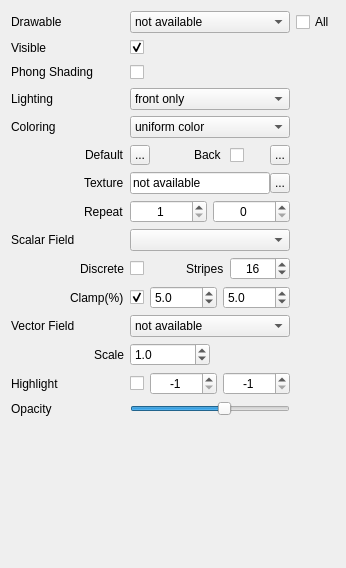
<?xml version="1.0" encoding="UTF-8"?>
<ui version="4.0">
 <class>WidgetTrianglesDrawable</class>
 <widget class="QWidget" name="WidgetTrianglesDrawable">
  <property name="geometry">
   <rect>
    <x>0</x>
    <y>0</y>
    <width>346</width>
    <height>568</height>
   </rect>
  </property>
  <property name="sizePolicy">
   <sizepolicy hsizetype="Preferred" vsizetype="Minimum">
    <horstretch>0</horstretch>
    <verstretch>0</verstretch>
   </sizepolicy>
  </property>
  <property name="minimumSize">
   <size>
    <width>50</width>
    <height>0</height>
   </size>
  </property>
  <property name="windowTitle">
   <string>Surface mesh renderer</string>
  </property>
  <property name="locale">
   <locale language="English" country="UnitedStates"/>
  </property>
  <layout class="QVBoxLayout" name="verticalLayout">
   <item>
    <layout class="QGridLayout" name="gridLayout">
     <item row="0" column="0">
      <widget class="QLabel" name="labelDrawableName">
       <property name="maximumSize">
        <size>
         <width>16777215</width>
         <height>20</height>
        </size>
       </property>
       <property name="text">
        <string>Drawable</string>
       </property>
      </widget>
     </item>
     <item row="0" column="1">
      <widget class="QComboBox" name="comboBoxDrawables">
       <property name="toolTip">
        <string>Select the drawable to be visualized</string>
       </property>
       <item>
        <property name="text">
         <string>not available</string>
        </property>
       </item>
      </widget>
     </item>
     <item row="0" column="2">
      <widget class="QCheckBox" name="checkBoxApplyToAll">
       <property name="toolTip">
        <string>Apply changes to all related drawables, e.g. all faces:* drawables</string>
       </property>
       <property name="text">
        <string>All</string>
       </property>
      </widget>
     </item>
     <item row="1" column="0">
      <widget class="QLabel" name="labelVisible">
       <property name="maximumSize">
        <size>
         <width>16777215</width>
         <height>20</height>
        </size>
       </property>
       <property name="text">
        <string>Visible</string>
       </property>
      </widget>
     </item>
     <item row="1" column="1">
      <layout class="QHBoxLayout" name="horizontalLayoutVisible">
       <property name="spacing">
        <number>-1</number>
       </property>
       <item>
        <widget class="QCheckBox" name="checkBoxVisible">
         <property name="toolTip">
          <string>Show/Hide this drawable</string>
         </property>
         <property name="text">
          <string/>
         </property>
         <property name="checked">
          <bool>true</bool>
         </property>
        </widget>
       </item>
       <item>
        <spacer name="spacerVisible">
         <property name="orientation">
          <enum>Qt::Horizontal</enum>
         </property>
         <property name="sizeHint" stdset="0">
          <size>
           <width>128</width>
           <height>17</height>
          </size>
         </property>
        </spacer>
       </item>
      </layout>
     </item>
     <item row="2" column="0">
      <widget class="QLabel" name="labelPhongShading">
       <property name="text">
        <string>Phong Shading</string>
       </property>
      </widget>
     </item>
     <item row="2" column="1">
      <layout class="QHBoxLayout" name="horizontalLayoutPhone">
       <property name="spacing">
        <number>-1</number>
       </property>
       <item>
        <widget class="QCheckBox" name="checkBoxPhongShading">
         <property name="minimumSize">
          <size>
           <width>0</width>
           <height>20</height>
          </size>
         </property>
         <property name="toolTip">
          <string>Enable/Disable Phong shading</string>
         </property>
         <property name="text">
          <string/>
         </property>
        </widget>
       </item>
       <item>
        <spacer name="spacerPhong">
         <property name="orientation">
          <enum>Qt::Horizontal</enum>
         </property>
         <property name="sizeHint" stdset="0">
          <size>
           <width>128</width>
           <height>17</height>
          </size>
         </property>
        </spacer>
       </item>
      </layout>
     </item>
     <item row="3" column="0">
      <widget class="QLabel" name="labelLighting">
       <property name="maximumSize">
        <size>
         <width>16777215</width>
         <height>20</height>
        </size>
       </property>
       <property name="text">
        <string>Lighting</string>
       </property>
      </widget>
     </item>
     <item row="3" column="1">
      <widget class="QComboBox" name="comboBoxLightingOptions">
       <property name="toolTip">
        <string>Select how lighting is implemented</string>
       </property>
       <item>
        <property name="text">
         <string>front only</string>
        </property>
       </item>
       <item>
        <property name="text">
         <string>front and back</string>
        </property>
       </item>
       <item>
        <property name="text">
         <string>disabled</string>
        </property>
       </item>
      </widget>
     </item>
     <item row="4" column="0">
      <widget class="QLabel" name="labelColorScheme">
       <property name="text">
        <string>Coloring</string>
       </property>
      </widget>
     </item>
     <item row="4" column="1">
      <widget class="QComboBox" name="comboBoxColorScheme">
       <property name="toolTip">
        <string>Select how color is assigned to each face</string>
       </property>
       <item>
        <property name="text">
         <string>uniform color</string>
        </property>
       </item>
       <item>
        <property name="text">
         <string>use color property</string>
        </property>
       </item>
      </widget>
     </item>
     <item row="5" column="0">
      <layout class="QHBoxLayout" name="horizontalLayoutLabelDefaultColor">
       <item>
        <spacer name="horizontalSpaceLabelDefaultColor">
         <property name="orientation">
          <enum>Qt::Horizontal</enum>
         </property>
         <property name="sizeHint" stdset="0">
          <size>
           <width>13</width>
           <height>19</height>
          </size>
         </property>
        </spacer>
       </item>
       <item alignment="Qt::AlignRight">
        <widget class="QLabel" name="labelDefaultColor">
         <property name="text">
          <string>Default</string>
         </property>
        </widget>
       </item>
      </layout>
     </item>
     <item row="5" column="1">
      <layout class="QHBoxLayout" name="horizontalLayoutDefaultColor">
       <item>
        <widget class="QToolButton" name="toolButtonDefaultColor">
         <property name="minimumSize">
          <size>
           <width>20</width>
           <height>20</height>
          </size>
         </property>
         <property name="maximumSize">
          <size>
           <width>20</width>
           <height>20</height>
          </size>
         </property>
         <property name="toolTip">
          <string>Click to set a uniform color for this drawable</string>
         </property>
         <property name="text">
          <string>...</string>
         </property>
         <property name="icon">
          <iconset>
           <normaloff>../Resources/icons/transparency.png</normaloff>../Resources/icons/transparency.png</iconset>
         </property>
         <property name="iconSize">
          <size>
           <width>20</width>
           <height>20</height>
          </size>
         </property>
        </widget>
       </item>
       <item>
        <spacer name="spacer">
         <property name="orientation">
          <enum>Qt::Horizontal</enum>
         </property>
         <property name="sizeHint" stdset="0">
          <size>
           <width>0</width>
           <height>0</height>
          </size>
         </property>
        </spacer>
       </item>
       <item>
        <widget class="QLabel" name="labelBackColor">
         <property name="sizePolicy">
          <sizepolicy hsizetype="Preferred" vsizetype="Preferred">
           <horstretch>0</horstretch>
           <verstretch>0</verstretch>
          </sizepolicy>
         </property>
         <property name="minimumSize">
          <size>
           <width>30</width>
           <height>22</height>
          </size>
         </property>
         <property name="text">
          <string>Back</string>
         </property>
        </widget>
       </item>
       <item>
        <widget class="QCheckBox" name="checkBoxBackColor">
         <property name="minimumSize">
          <size>
           <width>0</width>
           <height>20</height>
          </size>
         </property>
         <property name="toolTip">
          <string>Enable/Disable distinct coloring for the back side of this drawable</string>
         </property>
         <property name="text">
          <string/>
         </property>
         <property name="checked">
          <bool>false</bool>
         </property>
        </widget>
       </item>
       <item>
        <spacer name="spacerBackColor">
         <property name="orientation">
          <enum>Qt::Horizontal</enum>
         </property>
         <property name="sizeType">
          <enum>QSizePolicy::Minimum</enum>
         </property>
         <property name="sizeHint" stdset="0">
          <size>
           <width>20</width>
           <height>0</height>
          </size>
         </property>
        </spacer>
       </item>
       <item>
        <widget class="QToolButton" name="toolButtonBackColor">
         <property name="minimumSize">
          <size>
           <width>20</width>
           <height>20</height>
          </size>
         </property>
         <property name="maximumSize">
          <size>
           <width>20</width>
           <height>20</height>
          </size>
         </property>
         <property name="toolTip">
          <string>Click to set the backside color for this drawable</string>
         </property>
         <property name="text">
          <string>...</string>
         </property>
         <property name="icon">
          <iconset>
           <normaloff>../Resources/icons/transparency.png</normaloff>../Resources/icons/transparency.png</iconset>
         </property>
         <property name="iconSize">
          <size>
           <width>20</width>
           <height>20</height>
          </size>
         </property>
        </widget>
       </item>
      </layout>
     </item>
     <item row="6" column="0">
      <layout class="QHBoxLayout" name="horizontalLayout">
       <item>
        <spacer name="horizontalSpacerTexture">
         <property name="orientation">
          <enum>Qt::Horizontal</enum>
         </property>
         <property name="sizeHint" stdset="0">
          <size>
           <width>15</width>
           <height>22</height>
          </size>
         </property>
        </spacer>
       </item>
       <item alignment="Qt::AlignRight">
        <widget class="QLabel" name="labelTexture">
         <property name="sizePolicy">
          <sizepolicy hsizetype="Preferred" vsizetype="Preferred">
           <horstretch>0</horstretch>
           <verstretch>0</verstretch>
          </sizepolicy>
         </property>
         <property name="minimumSize">
          <size>
           <width>30</width>
           <height>22</height>
          </size>
         </property>
         <property name="text">
          <string>Texture</string>
         </property>
        </widget>
       </item>
      </layout>
     </item>
     <item row="6" column="1">
      <layout class="QHBoxLayout" name="horizontalLayoutTexture">
       <property name="spacing">
        <number>0</number>
       </property>
       <item>
        <widget class="QLineEdit" name="lineEditTextureFile">
         <property name="sizePolicy">
          <sizepolicy hsizetype="Expanding" vsizetype="Preferred">
           <horstretch>0</horstretch>
           <verstretch>0</verstretch>
          </sizepolicy>
         </property>
         <property name="minimumSize">
          <size>
           <width>50</width>
           <height>0</height>
          </size>
         </property>
         <property name="toolTip">
          <string>The image file of the texture</string>
         </property>
         <property name="text">
          <string>not available</string>
         </property>
         <property name="alignment">
          <set>Qt::AlignLeading|Qt::AlignLeft|Qt::AlignVCenter</set>
         </property>
         <property name="readOnly">
          <bool>true</bool>
         </property>
        </widget>
       </item>
       <item>
        <widget class="QToolButton" name="toolButtonTextureFile">
         <property name="minimumSize">
          <size>
           <width>20</width>
           <height>20</height>
          </size>
         </property>
         <property name="maximumSize">
          <size>
           <width>20</width>
           <height>20</height>
          </size>
         </property>
         <property name="toolTip">
          <string>Click to choose a texture image</string>
         </property>
         <property name="text">
          <string>...</string>
         </property>
         <property name="iconSize">
          <size>
           <width>20</width>
           <height>20</height>
          </size>
         </property>
        </widget>
       </item>
      </layout>
     </item>
     <item row="7" column="0">
      <layout class="QHBoxLayout" name="horizontalLayoutLayoutTextureRepeat">
       <item>
        <spacer name="horizontalSpacerTextureRepeat">
         <property name="orientation">
          <enum>Qt::Horizontal</enum>
         </property>
         <property name="sizeHint" stdset="0">
          <size>
           <width>15</width>
           <height>22</height>
          </size>
         </property>
        </spacer>
       </item>
       <item alignment="Qt::AlignRight">
        <widget class="QLabel" name="labelTextureRepeat">
         <property name="sizePolicy">
          <sizepolicy hsizetype="Preferred" vsizetype="Preferred">
           <horstretch>0</horstretch>
           <verstretch>0</verstretch>
          </sizepolicy>
         </property>
         <property name="minimumSize">
          <size>
           <width>30</width>
           <height>22</height>
          </size>
         </property>
         <property name="text">
          <string>Repeat</string>
         </property>
        </widget>
       </item>
      </layout>
     </item>
     <item row="7" column="1">
      <layout class="QHBoxLayout" name="horizontalLayoutTextureRepeat">
       <item>
        <widget class="QSpinBox" name="spinBoxTextureRepeat">
         <property name="sizePolicy">
          <sizepolicy hsizetype="Expanding" vsizetype="Preferred">
           <horstretch>0</horstretch>
           <verstretch>0</verstretch>
          </sizepolicy>
         </property>
         <property name="minimumSize">
          <size>
           <width>60</width>
           <height>0</height>
          </size>
         </property>
         <property name="toolTip">
          <string>How many times this texture is repeated?</string>
         </property>
         <property name="alignment">
          <set>Qt::AlignCenter</set>
         </property>
         <property name="readOnly">
          <bool>false</bool>
         </property>
         <property name="minimum">
          <number>1</number>
         </property>
         <property name="maximum">
          <number>99</number>
         </property>
         <property name="value">
          <number>1</number>
         </property>
        </widget>
       </item>
       <item>
        <widget class="QSpinBox" name="spinBoxTextureFractionalRepeat">
         <property name="sizePolicy">
          <sizepolicy hsizetype="Expanding" vsizetype="Preferred">
           <horstretch>0</horstretch>
           <verstretch>0</verstretch>
          </sizepolicy>
         </property>
         <property name="minimumSize">
          <size>
           <width>60</width>
           <height>0</height>
          </size>
         </property>
         <property name="toolTip">
          <string>Fractional repeat (100 fractional repeat is equivalent to 1 repeat)</string>
         </property>
         <property name="alignment">
          <set>Qt::AlignCenter</set>
         </property>
         <property name="maximum">
          <number>100</number>
         </property>
        </widget>
       </item>
      </layout>
     </item>
     <item row="8" column="0">
      <widget class="QLabel" name="labelScalarFieldStyle">
       <property name="sizePolicy">
        <sizepolicy hsizetype="Preferred" vsizetype="Preferred">
         <horstretch>0</horstretch>
         <verstretch>0</verstretch>
        </sizepolicy>
       </property>
       <property name="text">
        <string>Scalar Field</string>
       </property>
      </widget>
     </item>
     <item row="8" column="1">
      <widget class="QComboBox" name="comboBoxScalarFieldStyle">
       <property name="sizePolicy">
        <sizepolicy hsizetype="Expanding" vsizetype="Preferred">
         <horstretch>0</horstretch>
         <verstretch>0</verstretch>
        </sizepolicy>
       </property>
       <property name="minimumSize">
        <size>
         <width>20</width>
         <height>22</height>
        </size>
       </property>
      </widget>
     </item>
     <item row="9" column="0">
      <layout class="QHBoxLayout" name="horizontalLayoutLabelClamp_2">
       <item>
        <spacer name="horizontalSpacerLabelClamp_2">
         <property name="orientation">
          <enum>Qt::Horizontal</enum>
         </property>
         <property name="sizeHint" stdset="0">
          <size>
           <width>12</width>
           <height>19</height>
          </size>
         </property>
        </spacer>
       </item>
       <item>
        <widget class="QLabel" name="labelScalarFieldDiscrete">
         <property name="sizePolicy">
          <sizepolicy hsizetype="Preferred" vsizetype="Preferred">
           <horstretch>0</horstretch>
           <verstretch>0</verstretch>
          </sizepolicy>
         </property>
         <property name="text">
          <string>Discrete</string>
         </property>
        </widget>
       </item>
      </layout>
     </item>
     <item row="9" column="1">
      <layout class="QHBoxLayout" name="horizontalLayout_2">
       <item>
        <widget class="QCheckBox" name="checkBoxScalarFieldDiscrete">
         <property name="text">
          <string/>
         </property>
        </widget>
       </item>
       <item>
        <spacer name="horizontalSpacer">
         <property name="orientation">
          <enum>Qt::Horizontal</enum>
         </property>
         <property name="sizeType">
          <enum>QSizePolicy::MinimumExpanding</enum>
         </property>
         <property name="sizeHint" stdset="0">
          <size>
           <width>10</width>
           <height>20</height>
          </size>
         </property>
        </spacer>
       </item>
       <item>
        <widget class="QLabel" name="labelScalarFieldStripes">
         <property name="sizePolicy">
          <sizepolicy hsizetype="Preferred" vsizetype="Preferred">
           <horstretch>0</horstretch>
           <verstretch>0</verstretch>
          </sizepolicy>
         </property>
         <property name="text">
          <string>Stripes</string>
         </property>
        </widget>
       </item>
       <item>
        <widget class="QSpinBox" name="spinBoxScalarFieldNumStrips">
         <property name="sizePolicy">
          <sizepolicy hsizetype="Expanding" vsizetype="Preferred">
           <horstretch>0</horstretch>
           <verstretch>0</verstretch>
          </sizepolicy>
         </property>
         <property name="minimumSize">
          <size>
           <width>60</width>
           <height>0</height>
          </size>
         </property>
         <property name="toolTip">
          <string>The number of discrete colors.</string>
         </property>
         <property name="alignment">
          <set>Qt::AlignCenter</set>
         </property>
         <property name="minimum">
          <number>4</number>
         </property>
         <property name="maximum">
          <number>128</number>
         </property>
         <property name="singleStep">
          <number>4</number>
         </property>
         <property name="value">
          <number>16</number>
         </property>
        </widget>
       </item>
      </layout>
     </item>
     <item row="10" column="0">
      <layout class="QHBoxLayout" name="horizontalLayoutLabelClamp">
       <item>
        <spacer name="horizontalSpacerLabelClamp">
         <property name="orientation">
          <enum>Qt::Horizontal</enum>
         </property>
         <property name="sizeHint" stdset="0">
          <size>
           <width>12</width>
           <height>19</height>
          </size>
         </property>
        </spacer>
       </item>
       <item>
        <widget class="QLabel" name="labelScalarFieldClamp">
         <property name="sizePolicy">
          <sizepolicy hsizetype="Preferred" vsizetype="Preferred">
           <horstretch>0</horstretch>
           <verstretch>0</verstretch>
          </sizepolicy>
         </property>
         <property name="text">
          <string>Clamp(%)</string>
         </property>
        </widget>
       </item>
      </layout>
     </item>
     <item row="10" column="1">
      <layout class="QHBoxLayout" name="horizontalLayout_4">
       <item>
        <widget class="QCheckBox" name="checkBoxScalarFieldClamp">
         <property name="toolTip">
          <string>Check to clamp the specified percent of lower and upper values.</string>
         </property>
         <property name="text">
          <string/>
         </property>
         <property name="checked">
          <bool>true</bool>
         </property>
        </widget>
       </item>
       <item>
        <widget class="QDoubleSpinBox" name="doubleSpinBoxScalarFieldClampLower">
         <property name="sizePolicy">
          <sizepolicy hsizetype="Expanding" vsizetype="Preferred">
           <horstretch>0</horstretch>
           <verstretch>0</verstretch>
          </sizepolicy>
         </property>
         <property name="minimumSize">
          <size>
           <width>60</width>
           <height>0</height>
          </size>
         </property>
         <property name="decimals">
          <number>1</number>
         </property>
         <property name="value">
          <double>5.000000000000000</double>
         </property>
        </widget>
       </item>
       <item>
        <widget class="QDoubleSpinBox" name="doubleSpinBoxScalarFieldClampUpper">
         <property name="sizePolicy">
          <sizepolicy hsizetype="Expanding" vsizetype="Preferred">
           <horstretch>0</horstretch>
           <verstretch>0</verstretch>
          </sizepolicy>
         </property>
         <property name="minimumSize">
          <size>
           <width>60</width>
           <height>0</height>
          </size>
         </property>
         <property name="decimals">
          <number>1</number>
         </property>
         <property name="value">
          <double>5.000000000000000</double>
         </property>
        </widget>
       </item>
      </layout>
     </item>
     <item row="11" column="0">
      <widget class="QLabel" name="labelVectorField">
       <property name="sizePolicy">
        <sizepolicy hsizetype="Preferred" vsizetype="Preferred">
         <horstretch>0</horstretch>
         <verstretch>0</verstretch>
        </sizepolicy>
       </property>
       <property name="minimumSize">
        <size>
         <width>75</width>
         <height>22</height>
        </size>
       </property>
       <property name="text">
        <string>Vector Field</string>
       </property>
      </widget>
     </item>
     <item row="11" column="1">
      <widget class="QComboBox" name="comboBoxVectorField">
       <property name="toolTip">
        <string>Select the drawable to be visualized</string>
       </property>
       <item>
        <property name="text">
         <string>not available</string>
        </property>
       </item>
      </widget>
     </item>
     <item row="12" column="0">
      <layout class="QHBoxLayout" name="horizontalLayoutScale">
       <item>
        <spacer name="horizontalSpacerVectorFieldLabelScale">
         <property name="orientation">
          <enum>Qt::Horizontal</enum>
         </property>
         <property name="sizeHint" stdset="0">
          <size>
           <width>13</width>
           <height>19</height>
          </size>
         </property>
        </spacer>
       </item>
       <item alignment="Qt::AlignRight">
        <widget class="QLabel" name="labelVectorFieldScale">
         <property name="text">
          <string>Scale</string>
         </property>
        </widget>
       </item>
      </layout>
     </item>
     <item row="12" column="1">
      <layout class="QHBoxLayout" name="horizontalLayoutVectorFieldLength">
       <property name="spacing">
        <number>0</number>
       </property>
       <item>
        <widget class="QDoubleSpinBox" name="doubleSpinBoxVectorFieldScale">
         <property name="sizePolicy">
          <sizepolicy hsizetype="Expanding" vsizetype="Preferred">
           <horstretch>0</horstretch>
           <verstretch>0</verstretch>
          </sizepolicy>
         </property>
         <property name="minimumSize">
          <size>
           <width>60</width>
           <height>0</height>
          </size>
         </property>
         <property name="toolTip">
          <string>Adjust the length of the vectors.
The scale is relative to the average edge length of the model.</string>
         </property>
         <property name="decimals">
          <number>1</number>
         </property>
         <property name="minimum">
          <double>0.100000000000000</double>
         </property>
         <property name="maximum">
          <double>50.000000000000000</double>
         </property>
         <property name="singleStep">
          <double>0.100000000000000</double>
         </property>
         <property name="value">
          <double>1.000000000000000</double>
         </property>
        </widget>
       </item>
       <item>
        <spacer name="spacerVectorFieldLength">
         <property name="orientation">
          <enum>Qt::Horizontal</enum>
         </property>
         <property name="sizeType">
          <enum>QSizePolicy::Expanding</enum>
         </property>
         <property name="sizeHint" stdset="0">
          <size>
           <width>13</width>
           <height>13</height>
          </size>
         </property>
        </spacer>
       </item>
      </layout>
     </item>
     <item row="13" column="0">
      <widget class="QLabel" name="labelHighlight">
       <property name="text">
        <string>Highlight</string>
       </property>
      </widget>
     </item>
     <item row="13" column="1">
      <layout class="QHBoxLayout" name="horizontalLayout_3">
       <item>
        <widget class="QCheckBox" name="checkBoxHighlight">
         <property name="text">
          <string/>
         </property>
        </widget>
       </item>
       <item>
        <widget class="QSpinBox" name="spinBoxHighlightMin">
         <property name="sizePolicy">
          <sizepolicy hsizetype="Expanding" vsizetype="Preferred">
           <horstretch>0</horstretch>
           <verstretch>0</verstretch>
          </sizepolicy>
         </property>
         <property name="minimumSize">
          <size>
           <width>60</width>
           <height>0</height>
          </size>
         </property>
         <property name="toolTip">
          <string>The lower bound of the triangle range to be highlighted.</string>
         </property>
         <property name="alignment">
          <set>Qt::AlignCenter</set>
         </property>
         <property name="minimum">
          <number>-1</number>
         </property>
         <property name="maximum">
          <number>999999999</number>
         </property>
         <property name="value">
          <number>-1</number>
         </property>
        </widget>
       </item>
       <item>
        <widget class="QSpinBox" name="spinBoxHighlightMax">
         <property name="sizePolicy">
          <sizepolicy hsizetype="Expanding" vsizetype="Preferred">
           <horstretch>0</horstretch>
           <verstretch>0</verstretch>
          </sizepolicy>
         </property>
         <property name="minimumSize">
          <size>
           <width>60</width>
           <height>0</height>
          </size>
         </property>
         <property name="toolTip">
          <string>The upper bound of the triangle range to be highlighted.</string>
         </property>
         <property name="alignment">
          <set>Qt::AlignCenter</set>
         </property>
         <property name="minimum">
          <number>-1</number>
         </property>
         <property name="maximum">
          <number>999999999</number>
         </property>
         <property name="value">
          <number>-1</number>
         </property>
        </widget>
       </item>
      </layout>
     </item>
     <item row="14" column="0">
      <widget class="QLabel" name="labelOpacity">
       <property name="text">
        <string>Opacity</string>
       </property>
      </widget>
     </item>
     <item row="14" column="1">
      <widget class="QSlider" name="horizontalSliderOpacity">
       <property name="toolTip">
        <string>The opacity of the surface</string>
       </property>
       <property name="maximum">
        <number>100</number>
       </property>
       <property name="value">
        <number>60</number>
       </property>
       <property name="orientation">
        <enum>Qt::Horizontal</enum>
       </property>
      </widget>
     </item>
    </layout>
   </item>
   <item>
    <spacer name="verticalSpacer">
     <property name="orientation">
      <enum>Qt::Vertical</enum>
     </property>
     <property name="sizeType">
      <enum>QSizePolicy::Expanding</enum>
     </property>
     <property name="sizeHint" stdset="0">
      <size>
       <width>20</width>
       <height>5</height>
      </size>
     </property>
    </spacer>
   </item>
  </layout>
 </widget>
 <tabstops>
  <tabstop>comboBoxDrawables</tabstop>
  <tabstop>checkBoxVisible</tabstop>
  <tabstop>checkBoxPhongShading</tabstop>
  <tabstop>comboBoxLightingOptions</tabstop>
  <tabstop>comboBoxColorScheme</tabstop>
  <tabstop>toolButtonDefaultColor</tabstop>
  <tabstop>checkBoxBackColor</tabstop>
  <tabstop>toolButtonBackColor</tabstop>
  <tabstop>lineEditTextureFile</tabstop>
  <tabstop>toolButtonTextureFile</tabstop>
  <tabstop>spinBoxTextureRepeat</tabstop>
  <tabstop>spinBoxTextureFractionalRepeat</tabstop>
  <tabstop>comboBoxScalarFieldStyle</tabstop>
  <tabstop>checkBoxScalarFieldDiscrete</tabstop>
  <tabstop>spinBoxScalarFieldNumStrips</tabstop>
  <tabstop>checkBoxScalarFieldClamp</tabstop>
  <tabstop>doubleSpinBoxScalarFieldClampLower</tabstop>
  <tabstop>doubleSpinBoxScalarFieldClampUpper</tabstop>
  <tabstop>comboBoxVectorField</tabstop>
  <tabstop>doubleSpinBoxVectorFieldScale</tabstop>
  <tabstop>checkBoxHighlight</tabstop>
  <tabstop>spinBoxHighlightMin</tabstop>
  <tabstop>spinBoxHighlightMax</tabstop>
  <tabstop>horizontalSliderOpacity</tabstop>
 </tabstops>
 <resources/>
 <connections/>
</ui>
